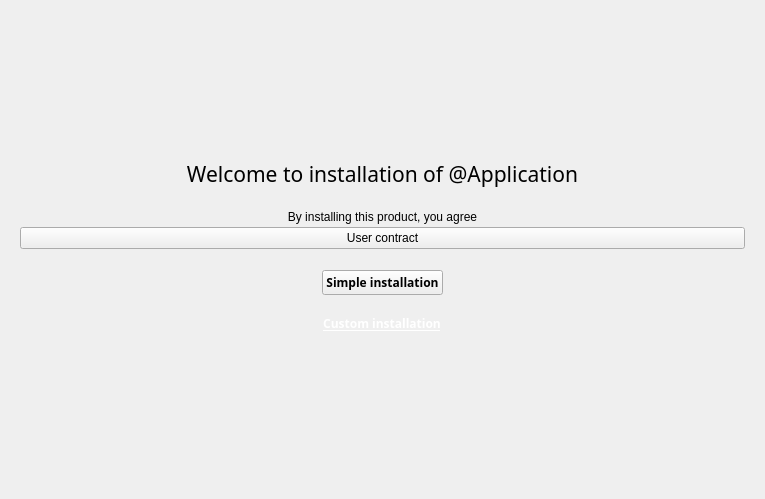
<?xml version="1.0" encoding="UTF-8"?>
<ui version="4.0">
 <class>Welcome</class>
 <widget class="QWidget" name="Welcome">
  <property name="geometry">
   <rect>
    <x>0</x>
    <y>0</y>
    <width>765</width>
    <height>499</height>
   </rect>
  </property>
  <property name="windowTitle">
   <string/>
  </property>
  <layout class="QGridLayout" name="gridLayout">
   <item row="0" column="0">
    <layout class="QVBoxLayout" name="verticalLayout">
     <property name="spacing">
      <number>12</number>
     </property>
     <item>
      <spacer name="verticalSpacer">
       <property name="orientation">
        <enum>Qt::Vertical</enum>
       </property>
       <property name="sizeHint" stdset="0">
        <size>
         <width>20</width>
         <height>40</height>
        </size>
       </property>
      </spacer>
     </item>
     <item>
      <widget class="QLabel" name="labelWelcome">
       <property name="font">
        <font>
         <family>Segoe UI Semibold</family>
         <pointsize>16</pointsize>
         <weight>50</weight>
         <bold>false</bold>
        </font>
       </property>
       <property name="styleSheet">
        <string notr="true">color: @color-text-on-background ;</string>
       </property>
       <property name="text">
        <string>Welcome to installation of @Application</string>
       </property>
       <property name="alignment">
        <set>Qt::AlignCenter</set>
       </property>
      </widget>
     </item>
     <item>
      <widget class="QWidget" name="widgetContract" native="true">
       <property name="minimumSize">
        <size>
         <width>0</width>
         <height>20</height>
        </size>
       </property>
       <layout class="QVBoxLayout" name="verticalLayout_5">
        <property name="spacing">
         <number>3</number>
        </property>
        <item>
         <layout class="QVBoxLayout" name="verticalLayout_4">
          <property name="spacing">
           <number>3</number>
          </property>
          <item>
           <widget class="QLabel" name="labelProduct">
            <property name="styleSheet">
             <string notr="true">color : @color-text-gray;</string>
            </property>
            <property name="text">
             <string>By installing this product, you agree</string>
            </property>
            <property name="alignment">
             <set>Qt::AlignCenter</set>
            </property>
           </widget>
          </item>
          <item>
           <widget class="QPushButton" name="buttonContract">
            <property name="styleSheet">
             <string notr="true">QPushButton {
	background-color: transparent;
	color : @color-text-gray;
	border: px0;
	text-decoration: underline;
}

QPushButton:hover {
	color : white;
}</string>
            </property>
            <property name="text">
             <string>User contract</string>
            </property>
           </widget>
          </item>
         </layout>
        </item>
       </layout>
      </widget>
     </item>
     <item alignment="Qt::AlignHCenter|Qt::AlignVCenter">
      <widget class="QPushButton" name="buttonSimpleInstallation">
       <property name="font">
        <font>
         <family>Segoe WP</family>
         <weight>75</weight>
         <bold>true</bold>
        </font>
       </property>
       <property name="autoFillBackground">
        <bool>false</bool>
       </property>
       <property name="styleSheet">
        <string notr="true">QPushButton {
	background-color: @color-button-background;
	color : #FFFFFF;
	padding: 8px;
	border: 0;
}

QPushButton:hover {
	background-color: @color-button-background-over;
}</string>
       </property>
       <property name="text">
        <string>Simple installation</string>
       </property>
      </widget>
     </item>
     <item alignment="Qt::AlignHCenter">
      <widget class="QPushButton" name="buttonCustomInstall">
       <property name="font">
        <font>
         <family>Segoe WP Semibold</family>
         <pointsize>9</pointsize>
         <weight>75</weight>
         <bold>true</bold>
         <underline>true</underline>
        </font>
       </property>
       <property name="styleSheet">
        <string notr="true">QPushButton {
	background-color: transparent;
	color : white;
	padding: 8px;
	border: px0;
	text-decoration: underline;
}

QPushButton:hover {
	color : gray;
}</string>
       </property>
       <property name="text">
        <string>Custom installation</string>
       </property>
      </widget>
     </item>
     <item>
      <spacer name="verticalSpacer_2">
       <property name="orientation">
        <enum>Qt::Vertical</enum>
       </property>
       <property name="sizeHint" stdset="0">
        <size>
         <width>20</width>
         <height>40</height>
        </size>
       </property>
      </spacer>
     </item>
    </layout>
   </item>
  </layout>
 </widget>
 <resources/>
 <connections/>
</ui>
